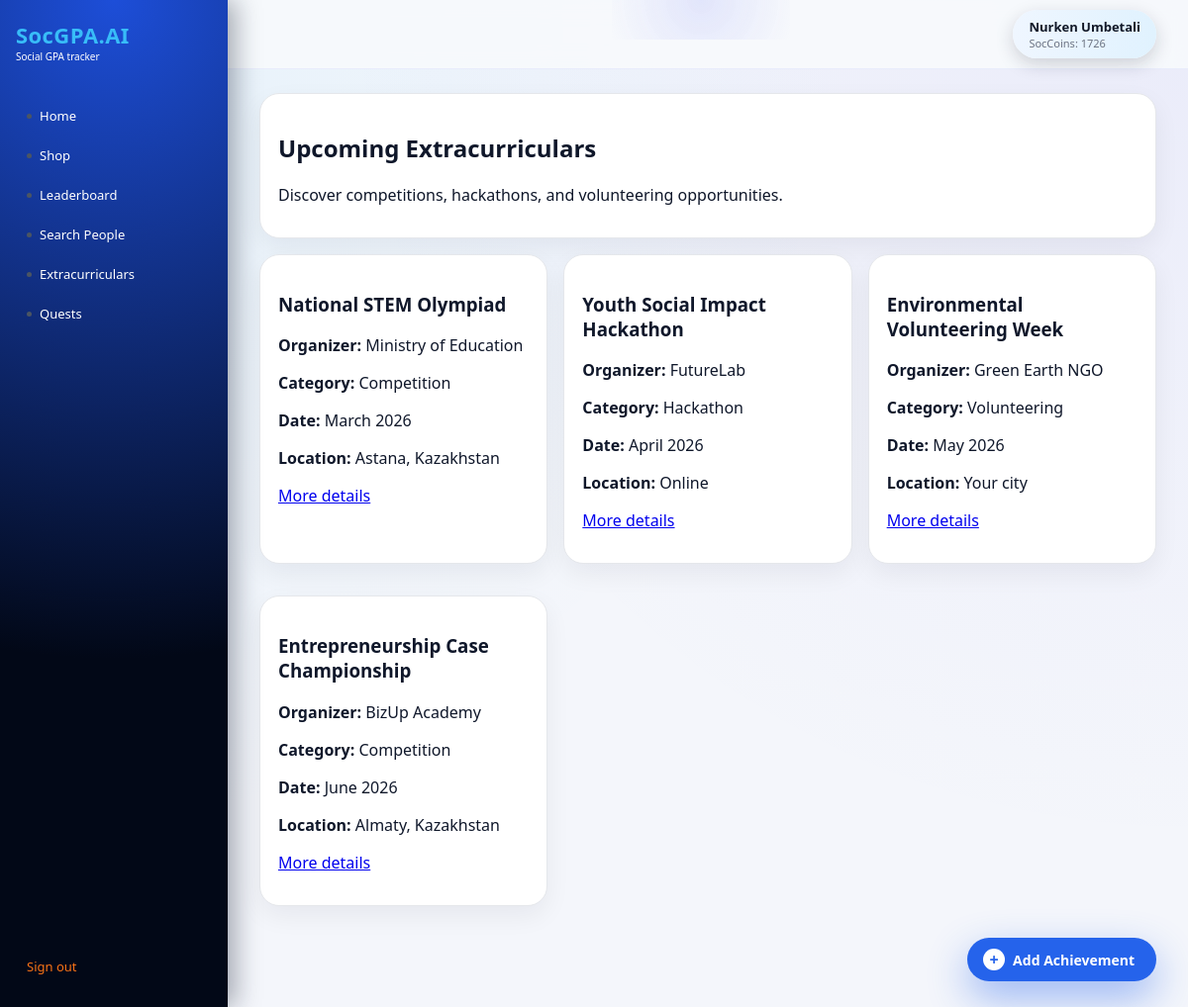
The page /extracurriculars/ (signed in) on the database its author committed.
### accounts/models.py (models this page shows, shortened)
class User(AbstractUser):
    ROLE_CHOICES = [
        ('student', 'Student'),
        ('teacher', 'Teacher'),
        ('school_admin', 'School Admin'),
    ]
    school_name = models.CharField(max_length=255, blank=True)
    role = models.CharField(max_length=20, choices=ROLE_CHOICES, default='student')
    is_verified_by_school = models.BooleanField(default=False)
    soc_coins = models.PositiveIntegerField(default=0)

### achievements/models.py (models this page shows, shortened)
class Event(models.Model):
    title = models.CharField(max_length=255)
    organizer = models.CharField(max_length=255)
    category = models.CharField(max_length=50)
    date = models.CharField(max_length=50)
    location = models.CharField(max_length=255)
    link = models.CharField(max_length=255, blank=True)

### achievements/views.py (the view)
# urls.py: path('extracurriculars/', extracurriculars_view, name='extracurriculars'),
@login_required
def extracurriculars_view(request):
    ensure_default_events()
    events = Event.objects.all()
    return render(request, 'achievements/extracurriculars.html', {'events': events})

### achievements/views.py (called while the page is built, shortened)
def ensure_default_events():
    if Event.objects.exists():
        return

### templates/achievements/extracurriculars.html
{% extends 'base.html' %}
{% block content %}
<div class="card">
    <h2>Upcoming Extracurriculars</h2>
    <p>Discover competitions, hackathons, and volunteering opportunities.</p>
</div>
<div class="grid">
    {% for e in events %}
    <div class="card">
        <h3>{{ e.title }}</h3>
        <p><b>Organizer:</b> {{ e.organizer }}</p>
        <p><b>Category:</b> {{ e.category }}</p>
        <p><b>Date:</b> {{ e.date }}</p>
        <p><b>Location:</b> {{ e.location }}</p>
        {% if e.link %}
            <p><a href="{{ e.link }}" class="link" target="_blank">More details</a></p>
        {% endif %}
    </div>
    {% endfor %}
</div>
{% endblock %}

### templates/base.html (shortened to what this page needs)
<!DOCTYPE html>
<html lang="en">
<head>
    <link rel="stylesheet" href="/static/style.css">
</head>
<body>
<div class="layout">
    <aside class="sidebar">
        <div class="logo-wrap">
            <div class="logo">SocGPA.AI</div>
            <div class="logo-sub">Social GPA tracker</div>
        </div>
        {% if user.is_authenticated %}
        <nav class="side-nav">
            <a href="{% url 'dashboard' %}" class="side-link">
                <span class="side-dot"></span> Home
            </a>
            <a href="{% url 'shop' %}" class="side-link">
                <span class="side-dot"></span> Shop
            </a>
            <a href="{% url 'leaderboard' %}" class="side-link">
                <span class="side-dot"></span> Leaderboard
            </a>
            <a href="{% url 'search_people' %}" class="side-link">
                <span class="side-dot"></span> Search People
            </a>
            <a href="{% url 'extracurriculars' %}" class="side-link">
                <span class="side-dot"></span> Extracurriculars
            </a>
            <a href="{% url 'quests' %}" class="side-link">
                <span class="side-dot"></span> Quests
            </a>
        </nav>
        <a href="{% url 'logout' %}" class="side-link side-logout">Sign out</a>
        {% endif %}
    </aside>
    <main class="main">
        {% if user.is_authenticated %}
        <header class="topbar">
            <div class="topbar-glow"></div>
            <a href="{% url 'my_profile' %}" class="profile-pill">
                <div class="profile-name">
                    {{ user.get_full_name|default:user.username }}
                </div>
                <div class="profile-stats">
                    SocCoins: {{ user.soc_coins }}
                </div>
            </a>
        </header>
        {% endif %}
        <section class="content">
            {% block content %}{% endblock %}
        </section>
        {% if user.is_authenticated %}
        <a href="{% url 'add_achievement' %}" class="fab-add">
            <span class="fab-icon">+</span>
            <span class="fab-label">Add Achievement</span>
        </a>
        {% endif %}
    </main>
</div>
</body>
</html>

### static/style.css (style rules this page uses)
*, *::before, *::after { box-sizing: border-box; }
body { margin: 0; font-family: system-ui, -apple-system, BlinkMacSystemFont, sans-serif; background: radial-gradient(circle at top left, rgba(56,189,248,0.08), transparent 55%), radial-gradient(circle at top right, rgba(79,70,229,0.06), transparent 55%), #f4f6fb; color: #0f172a; -webkit-font-smoothing: antialiased; }
.layout { display: flex; min-height: 100vh; }
.sidebar { width: 230px; background: radial-gradient(circle at top, #1d4ed8 0, #020817 65%); padding: 20px 16px 24px; display: flex; flex-direction: column; position: fixed; inset: 0 auto 0 0; z-index: 40; box-shadow: 8px 0 24px rgba(15,23,42,0.35); }
.logo-wrap { margin-bottom: 26px; }
.logo { font-weight: 800; font-size: 22px; color: #38bdf8; letter-spacing: 0.02em; }
.logo-sub { font-size: 10px; color: #FFFFFF; }
.side-nav { display: flex; flex-direction: column; gap: 6px; flex: 1; margin-top: 10px; }
.side-link { padding: 8px 11px; border-radius: 12px; color: #FFFFFF; text-decoration: none; font-size: 13px; display: flex; align-items: center; gap: 8px; position: relative; transition: all 0.18s ease; }
.side-dot { width: 5px; height: 5px; border-radius: 999px; background: #4b5563; }
.side-logout { margin-top: auto; color: #f97316; }
.main { margin-left: 230px; flex: 1; display: flex; flex-direction: column; min-height: 100vh; position: relative; }
.topbar { display: flex; justify-content: flex-end; align-items: center; padding: 10px 32px; background: rgba(248,250,252,0.9); backdrop-filter: blur(10px); border-bottom: 1px solid rgba(148,163,253,0.15); position: sticky; top: 0; z-index: 30; }
.topbar-glow { position: absolute; left: 40%; top: -40px; width: 180px; height: 80px; background: radial-gradient(circle, rgba(129,140,248,0.18), transparent); pointer-events: none; }
.profile-pill { display: flex; flex-direction: column; padding: 8px 16px; border-radius: 999px; background: linear-gradient(to right, #eff6ff, #e0f2fe); text-decoration: none; color: #111827; box-shadow: 0 6px 18px rgba(15,23,42,0.18); transition: all 0.18s ease; }
.profile-name { font-size: 13px; font-weight: 600; }
.profile-stats { font-size: 11px; color: #6b7280; }
.content { padding: 24px 32px 70px; flex: 1; }
.card { background: #ffffff; border-radius: 20px; padding: 18px 18px 16px; margin-bottom: 16px; border: 1px solid #e5e7eb; box-shadow: 0 10px 26px rgba(15,23,42,0.06); }
.grid { display: grid; grid-template-columns: repeat(auto-fit, minmax(260px, 1fr)); gap: 16px; margin-bottom: 16px; }
.fab-add { position: fixed; right: 32px; bottom: 26px; background: #2563eb; color: #ffffff; padding: 11px 22px 11px 16px; border-radius: 999px; text-decoration: none; font-weight: 600; font-size: 14px; box-shadow: 0 16px 40px rgba(37,99,235,0.45); display: inline-flex; align-items: center; gap: 8px; z-index: 50; transition: all 0.22s ease; }
.fab-icon { width: 22px; height: 22px; border-radius: 999px; background: #ffffff; color: #2563eb; display: flex; align-items: center; justify-content: center; font-weight: 700; font-size: 16px; }
.fab-label { white-space: nowrap; }

### rows shown on the page
User: get_full_name "Nurken Umbetali", soc_coins "1726"
Event: title "National STEM Olympiad", organizer "Ministry of Education", category "Competition", date "March 2026", location "Astana, Kazakhstan"
Event: title "Youth Social Impact Hackathon", organizer "FutureLab", category "Hackathon", date "April 2026", location "Online"
Event: title "Environmental Volunteering Week", organizer "Green Earth NGO", category "Volunteering", date "May 2026", location "Your city"
Event: title "Entrepreneurship Case Championship", organizer "BizUp Academy", category "Competition", date "June 2026", location "Almaty, Kazakhstan"
